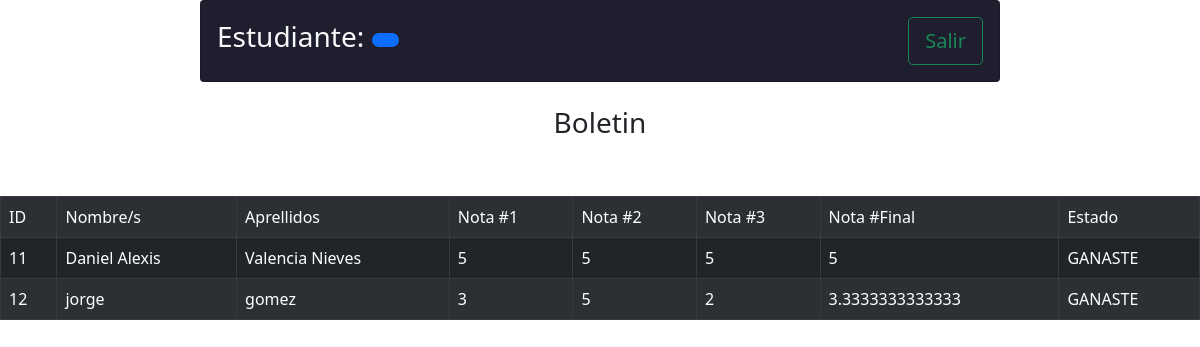
Screenshot of /modules/boletin_estu.php with the database file from the repository.
### tables this page shows
CREATE TABLE `estudiante` (
  `id_estudiante` int(11) NOT NULL,
  `foto` varchar(300) NOT NULL,
  `nombre_estudiante` varchar(50) NOT NULL,
  `apellidos_estudiante` varchar(50) NOT NULL,
  `nota_uno` int(11) NOT NULL,
  `nota_dos` int(11) NOT NULL,
  `nota_tres` int(11) NOT NULL
);

### modules/boletin_estu.php (the view, shortened to what this page needs)
<?php
include_once("../db/conexion.php");
$sentencia = $db->query("SELECT * FROM estudiante;");
$estudiantes = $sentencia->fetchAll(PDO::FETCH_OBJ);
?>
<!DOCTYPE html>
<html lang="en">
<head>
    <link rel="stylesheet" href="../bootstrap/css/bootstrap.min.css">
    <link rel="stylesheet" href="../css/styles.css">
</head>
<body>
    <header>
        <center>
            <div class="col-md-8 col-md-offset-2">
                <div class="card header">
                    <div class="card-body d-flex justify-content-between align-items-center text-light">
                        <h3>Estudiante: <span class="badge rounded-pill bg-primary"> <?php echo $_SESSION['nombre'] ?> </span></h3>
                        <a href="../db/salir.php" class="btn btn-outline-success btn-lg">Salir</a>
                    </div>
                </div>
            </div>
        </center>
    </header>
    <br>
    <h3 style="text-align: center;">Boletin</h3>
    <br><br>
    <table class="table table-dark table-striped table-bordered">
        <tr>
            <td>ID</td>
            <td>Nombre/s</td>
            <td>Aprellidos</td>
            <td>Nota #1</td>
            <td>Nota #2</td>
            <td>Nota #3</td>
            <td>Nota #Final</td>
            <td>Estado</td>
        </tr>
        <?php
        foreach ($estudiantes as $dato) {
        ?>
            <tr>
                <td><?php echo $dato->id_estudiante ?></td>
                <td><?php echo $dato->nombre_estudiante ?></td>
                <td><?php echo $dato->apellidos_estudiante ?></td>
                <td><?php echo $dato->nota_uno ?></td>
                <td><?php echo $dato->nota_dos ?></td>
                <td><?php echo $dato->nota_tres ?></td>
                <td><?php echo $final = ($dato->nota_uno + $dato->nota_dos + $dato->nota_tres) / 3 ?></td>
                <td><?php if ($final >= 3) {
                        echo "GANASTE";
                    } else {
                        echo "PERDISTE";
                    } ?></td>
            </tr>
        <?php
        }
        ?>
    </table>
</body>

### css/styles.css (style rules this page uses)
.header { background-color: #1e1e2e; }
body { background-image: url(../img/fondo.jpg); background-repeat: no-repeat; background-size: cover; }

### rows the page displays
estudiante: id_estudiante "11", nombre_estudiante "Daniel Alexis", apellidos_estudiante "Valencia Nieves", nota_uno "5", nota_dos "5", nota_tres "5", shows "GANASTE"
estudiante: id_estudiante "12", nombre_estudiante "jorge", apellidos_estudiante "gomez", nota_uno "3", nota_dos "5", nota_tres "2", $final = ($dato->nota_uno + $dato->nota_dos + $dato->nota_tres) / 3 "3.3333333333333", shows "GANASTE"
